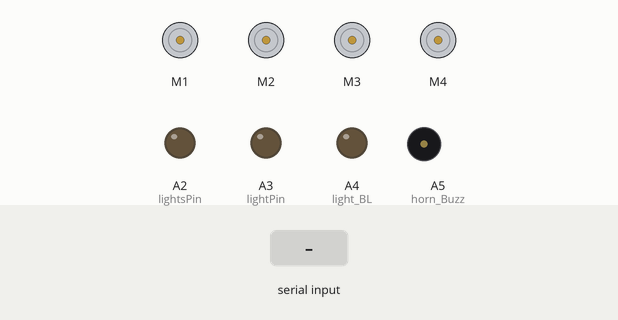
A sketch run on a simulated Arduino Uno, built with avr-gcc and run on an emulated ATmega328P. On the bench: 4 × DC motor (green arrow = forward, orange = backward, longer = faster), output pins drawn as LEDs (lit = HIGH), buzzer (waves = sounding, pin HIGH). Inputs (shaded band) come from the test bench.

Above: at 1.2 s.
1.3 s: "F\n" received over Serial
At 2.4 s:
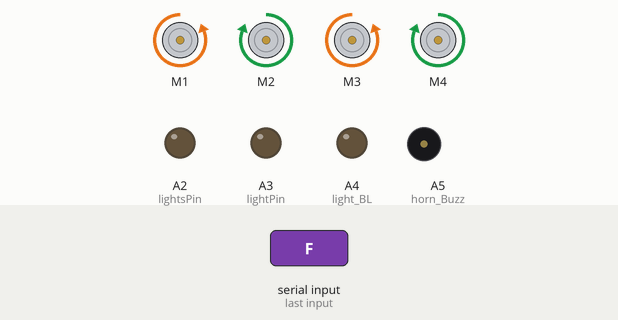
2.8 s: "B\n" received over Serial
At 3.6 s:
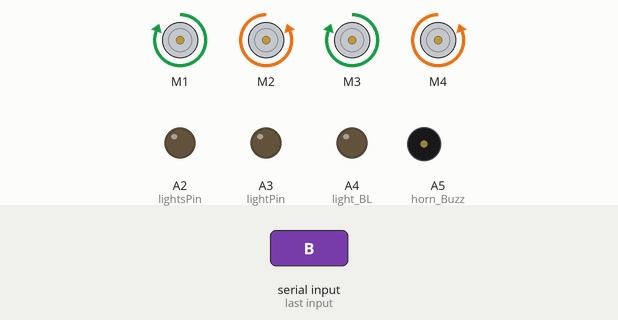
4.3 s: "L\n" received over Serial
At 4.7 s:
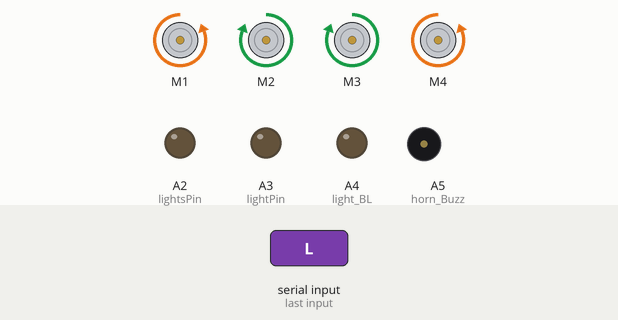
5.8 s: "R\n" received over Serial
At 7.0 s:
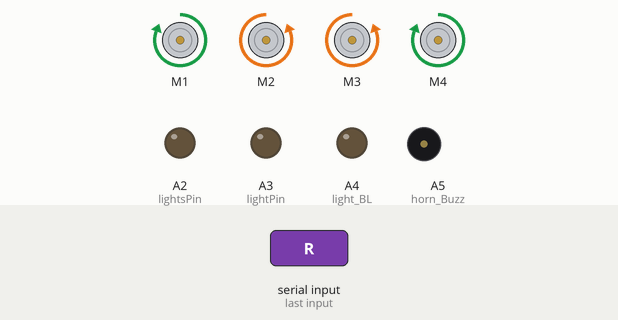
7.3 s: "I\n" received over Serial
At 8.2 s:
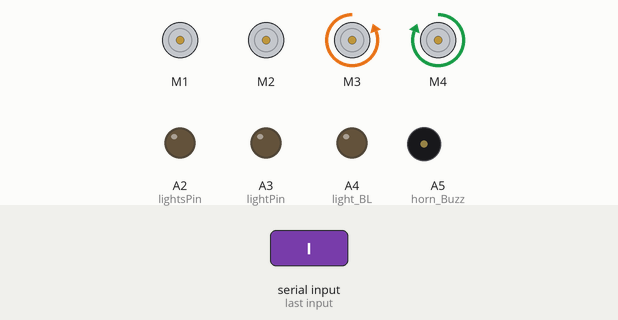
8.8 s: "G\n" received over Serial
At 9.3 s:
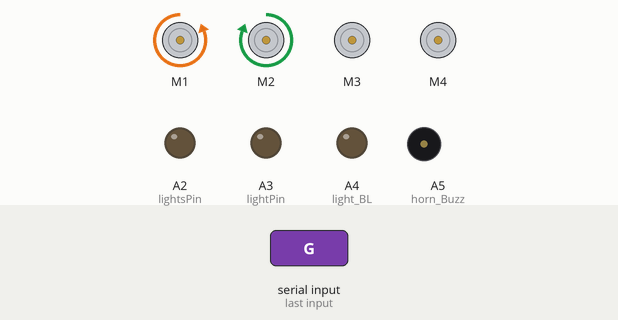
Timing chart, 0 to 11.3 s (numbered marks = the images above; inputs shaded):
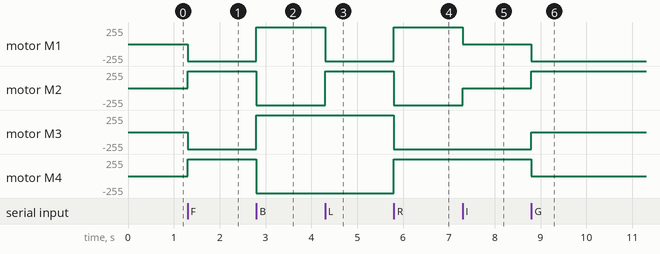

The sketch:

WDrive.ino
```cpp
#include <AFMotor.h>

#define lightsPin  A2
#define lightPin   A3
#define light_BL   A4
#define horn_Buzz  A5

AF_DCMotor motor1(1);
AF_DCMotor motor2(2);
AF_DCMotor motor3(3);
AF_DCMotor motor4(4);

int command;
int speedCar = 255;
boolean lightState = false;
boolean horn = false;
boolean l = false;

void setup() {
    pinMode(lightPin, OUTPUT);
    pinMode(lightsPin, OUTPUT);
    pinMode(light_BL, OUTPUT);
    pinMode(horn_Buzz, OUTPUT);

    Serial.begin(9600);
}

void forward() {
    motor1.run(BACKWARD);
    motor2.run(FORWARD);
    motor3.run(BACKWARD);
    motor4.run(FORWARD);
    motor1.setSpeed(speedCar);
    motor2.setSpeed(speedCar);
    motor3.setSpeed(speedCar);
    motor4.setSpeed(speedCar);
}

void backward() {
    motor1.run(FORWARD);
    motor2.run(BACKWARD);
    motor3.run(FORWARD);
    motor4.run(BACKWARD);
    motor1.setSpeed(speedCar);
    motor2.setSpeed(speedCar);
    motor3.setSpeed(speedCar);
    motor4.setSpeed(speedCar);
}

void left() {
    motor1.run(BACKWARD);
    motor2.run(FORWARD);
    motor3.run(FORWARD);
    motor4.run(BACKWARD);
    motor1.setSpeed(speedCar);
    motor4.setSpeed(speedCar);
}

void right() {
    motor1.run(FORWARD);
    motor2.run(BACKWARD);
    motor3.run(BACKWARD);
    motor4.run(FORWARD);
    motor2.setSpeed(speedCar);
    motor3.setSpeed(speedCar);
}
void Dleft() {
    motor1.run(BACKWARD);
    motor2.run(FORWARD);
    motor3.run(RELEASE);
    motor4.run(RELEASE);
    motor1.setSpeed(speedCar);
    motor4.setSpeed(speedCar);
}
void Dright() {
    motor1.run(RELEASE);
    motor2.run(RELEASE);
    motor3.run(BACKWARD);
    motor4.run(FORWARD);
    motor2.setSpeed(speedCar);
    motor3.setSpeed(speedCar);
}
void Stop() {
    motor1.run(RELEASE);
    motor2.run(RELEASE);
    motor3.run(RELEASE);
    motor4.run(RELEASE);
}

void loop() {
    if (Serial.available() > 0) {
        char receivedChar = Serial.read();

        // Check if the received character is not a newline or carriage return
        if (receivedChar != '\n' && receivedChar != '\r') {
            command = receivedChar;
            Stop();

            if (l) {
                digitalWrite(lightPin, HIGH);
                digitalWrite(lightsPin, HIGH);
            }
            if (!l) {
                digitalWrite(lightPin, LOW);
                digitalWrite(lightsPin, LOW);
            }
            if (horn) {
                digitalWrite(horn_Buzz, HIGH);
            }
            if (!horn) {
                digitalWrite(horn_Buzz, LOW);
            }

            switch (command) {
                case 'F': forward(); break;
                case 'B': backward(); break;
                case 'L': left(); break;
                case 'R': right(); break;
                case 'I': Dright(); break;
                case 'G': Dleft(); break;
                case 'S': Stop(); break;
                case '0': speedCar = 0; break;
                case '1': speedCar = 75; break;
                case '2': speedCar = 100; break;
                case '3': speedCar = 110; break;
                case '4': speedCar = 125; break;
                case '5': speedCar = 140; break;
                case '6': speedCar = 150; break;
                case '7': speedCar = 175; break;
                case '8': speedCar = 200; break;
                case '9': speedCar = 225; break;
                case 'q': speedCar = 255; break;
                case 'W': l = true; break;
                case 'w': l = false; break;
                case 'V': horn = true; break;
                case 'v': horn = false; break;
            }
        }
    }
}
```

Measured:
- after the input at 1.3 s, motor M1, motor M3: stopped → backward 255/255 at once; motor M2, motor M4: stopped → forward 255/255 at once
- after the input at 2.8 s, motor M1, motor M3: backward 255/255 → forward 255/255 at once; motor M2, motor M4: forward 255/255 → backward 255/255 at once
- after the input at 4.3 s, motor M1: forward 255/255 → backward 255/255 at once; motor M2: backward 255/255 → forward 255/255 at once
- after the input at 5.8 s, motor M1, motor M4: backward 255/255 → forward 255/255 at once; motor M2, motor M3: forward 255/255 → backward 255/255 at once
- after the input at 7.3 s, motor M1: forward 255/255 → stopped at once; motor M2: backward 255/255 → stopped at once
- after the input at 8.8 s, motor M1: stopped → backward 255/255 at once; motor M2: stopped → forward 255/255 at once; motor M3: backward 255/255 → stopped at once; motor M4: forward 255/255 → stopped at once
